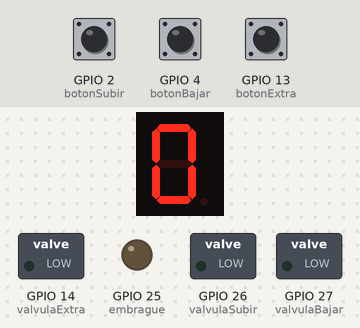
A sketch run on a simulated ESP32. Parts: 1-digit seven-segment display, switched loads named in the sketch (green lamp = pin HIGH), output pins drawn as LEDs (lit = HIGH). Wiring (inferred from the names in the program): 1-digit 7-segment display, segments lit when LOW: segments GPIO 23, GPIO 22, GPIO 21, GPIO 19, GPIO 18, GPIO 5, GPIO 17. Dashed ring = blinking. The test bench sets the inputs (shaded band); at power-on: GPIO 2 (botonSubir) HIGH, GPIO 4 (botonBajar) HIGH, GPIO 13 (botonExtra) HIGH. The segment pins are drawn as the display they are named for; pins used as bus, display or sensor lines are not drawn.

Above: at 1.2 s.
1.3 s: GPIO 2 (botonSubir) pulled LOW for 0.15 s
At 2.8 s:
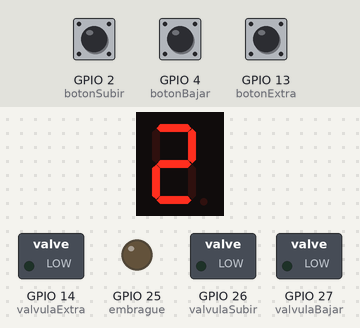
3.5 s: GPIO 4 (botonBajar) pulled LOW for 0.15 s
At 3.9 s:
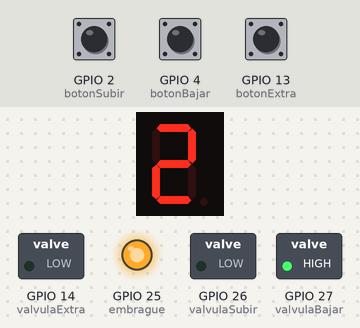
5.5 s: GPIO 2 (botonSubir) pulled LOW for 3.2 s
At 5.9 s:
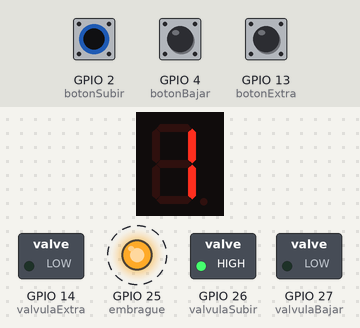
10.2 s: GPIO 4 (botonBajar) pulled LOW for 1 s
At 12.0 s:
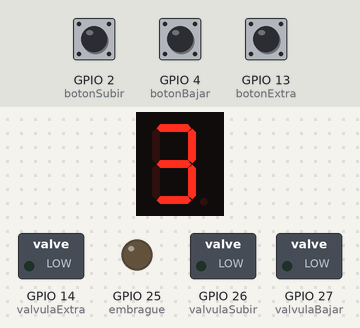
Timing chart, 0 to 13.5 s (numbered marks = the images above; inputs shaded):
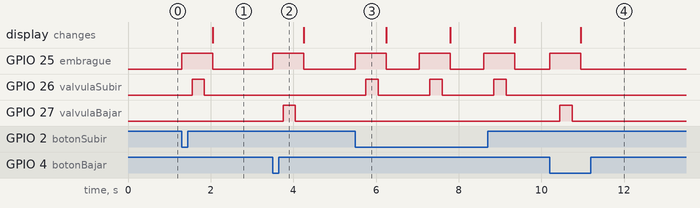

Measured:
- after the input at 1.3 s, GPIO 25 (embrague): LOW → HIGH at once, → LOW 0.75 s later; GPIO 26 (valvulaSubir): LOW → HIGH after 0.25 s, → LOW 0.30 s later; the display: changes after 0.75 s (image 1)
- after the input at 3.5 s, GPIO 25 (embrague): LOW → HIGH at once, → LOW 0.75 s later; GPIO 27 (valvulaBajar): LOW → HIGH after 0.25 s, → LOW 0.30 s later
- after the input at 5.5 s, GPIO 25 (embrague): alternates HIGH for 0.75 s and LOW for 0.80 s, starting at once; GPIO 26 (valvulaSubir): alternates HIGH for 0.30 s and LOW for 1.3 s, starting after 0.25 s
- after the input at 10.2 s, GPIO 25 (embrague): LOW → HIGH at once, → LOW 0.75 s later; GPIO 27 (valvulaBajar): LOW → HIGH after 0.25 s, → LOW 0.30 s later; the display: changes after 0.75 s (image 4)

The sketch:

mainV2.ino
```cpp
// ===============================
// CAMBIO SECUENCIAL NEUMÁTICO + DISPLAY 7 SEG (ÁNODO COMÚN)
// ADAPTADO PARA ESP32 REAL Y WOKWI
// PATRÓN: 1ª - N - 2ª - 3ª - 4ª - 5ª - 6ª
// POSICIÓN INICIAL: NEUTRO (N)
// ===============================

// --- Pines de botones ---
const int botonSubir = 2;
const int botonBajar = 4;
const int botonExtra = 13;   // Volver a neutro desde 2ª

// --- Pines de salidas ---
const int embrague = 25;
const int valvulaSubir = 26;    // Baja físicamente en la palanca
const int valvulaBajar = 27;    // Sube físicamente en la palanca
const int valvulaExtra = 14;

// --- Pines del display 7 segmentos (ánodo común) ---
// a,b,c,d,e,f,g
const int segmentPins[7] = {23, 22, 21, 19, 18, 5, 17};

// --- Tiempos (ms) ---
const unsigned long tiempoEmbrague = 250;
const unsigned long tiempoMarcha = 300;
const unsigned long tiempoDesembrague = 200;
const unsigned long tiempoEntreCambios = 800;

// --- Variables de control ---
bool secuenciaActiva = false;
unsigned long ultimoCambio = 0;
int marchaActual = 1; // 1 = neutro (posición inicial)

// --- Mapeo de marchas ---
// marchaActual: 0=1ª, 1=N, 2=2ª, 3=3ª, 4=4ª, 5=5ª, 6=6ª

// --- Tabla de segmentos para display ---
const byte numeros[7] = {
  0b00000110, // 0: "1" (1ª marcha)
  0b00111111, // 1: "0" (Neutro - muestra 0)
  0b01011011, // 2: "2" (2ª marcha)
  0b01001111, // 3: "3" (3ª marcha)
  0b01100110, // 4: "4" (4ª marcha)
  0b01101101, // 5: "5" (5ª marcha)
  0b01111101  // 6: "6" (6ª marcha)
};

void setup() {
  pinMode(botonSubir, INPUT_PULLUP);
  pinMode(botonBajar, INPUT_PULLUP);
  pinMode(botonExtra, INPUT_PULLUP);

  pinMode(embrague, OUTPUT);
  pinMode(valvulaSubir, OUTPUT);
  pinMode(valvulaBajar, OUTPUT);
  pinMode(valvulaExtra, OUTPUT);

  for (int i = 0; i < 7; i++) pinMode(segmentPins[i], OUTPUT);

  digitalWrite(embrague, LOW);
  digitalWrite(valvulaSubir, LOW);
  digitalWrite(valvulaBajar, LOW);
  digitalWrite(valvulaExtra, LOW);

  mostrarMarcha();
}

void loop() {
  bool subir = !digitalRead(botonSubir);   // Baja en la secuencia
  bool bajar = !digitalRead(botonBajar);   // Sube en la secuencia
  bool extra = !digitalRead(botonExtra);

  unsigned long ahora = millis();

  if (!secuenciaActiva && (ahora - ultimoCambio > tiempoEntreCambios)) {

    // BOTÓN SUBIR: Baja en la secuencia
    if (subir) {
      if (marchaActual == 0) {
        // Desde 1ª salta directamente a 2ª (saltando el neutro)
        ejecutarCambio(valvulaSubir, +2);
      }
      else if (marchaActual >= 1 && marchaActual < 6) {
        // Desde neutro o 2ª-5ª avanza normalmente
        ejecutarCambio(valvulaSubir, +1);
      }
    }

    // BOTÓN BAJAR: Sube en la secuencia
    else if (bajar) {
      if (marchaActual == 2) {
        // Desde 2ª salta directamente a 1ª (saltando el neutro)
        ejecutarCambio(valvulaBajar, -2);
      }
      else if (marchaActual > 0) {
        // Desde neutro o 3ª-6ª retrocede normalmente
        ejecutarCambio(valvulaBajar, -1);
      }
    }
      // BOTÓN EXTRA: Volver a neutro desde 2ª marcha
      else if (extra && marchaActual == 2) {  // marchaActual==2 es 2ª marcha
      ejecutarCambio(valvulaExtra, -1);
    }
  }
}

void ejecutarCambio(int valvulaCambio, int direccion) {
  secuenciaActiva = true;

  digitalWrite(embrague, HIGH);
  delay(tiempoEmbrague);

  digitalWrite(valvulaCambio, HIGH);
  delay(tiempoMarcha);
  digitalWrite(valvulaCambio, LOW);

  delay(tiempoDesembrague);
  digitalWrite(embrague, LOW);

  marchaActual += direccion;
  if (marchaActual < 0) marchaActual = 0;
  if (marchaActual > 6) marchaActual = 6;

  mostrarMarcha();

  secuenciaActiva = false;
  ultimoCambio = millis();
}

void mostrarMarcha() {
  byte valor = numeros[marchaActual];

  for (int i = 0; i < 7; i++) {
    bool bit = (valor >> i) & 0x01;
    digitalWrite(segmentPins[i], !bit); // Ánodo común = LOW enciende
  }
}
```
